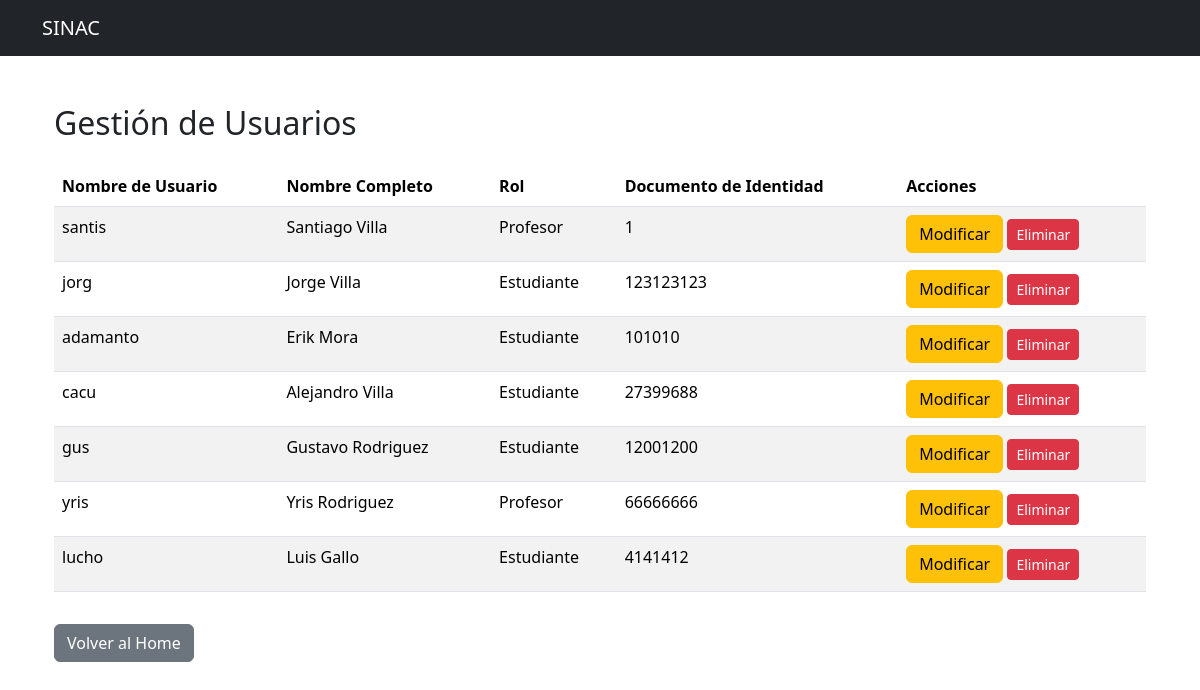
Page /usuarios/ (signed in) on the earlier database version.
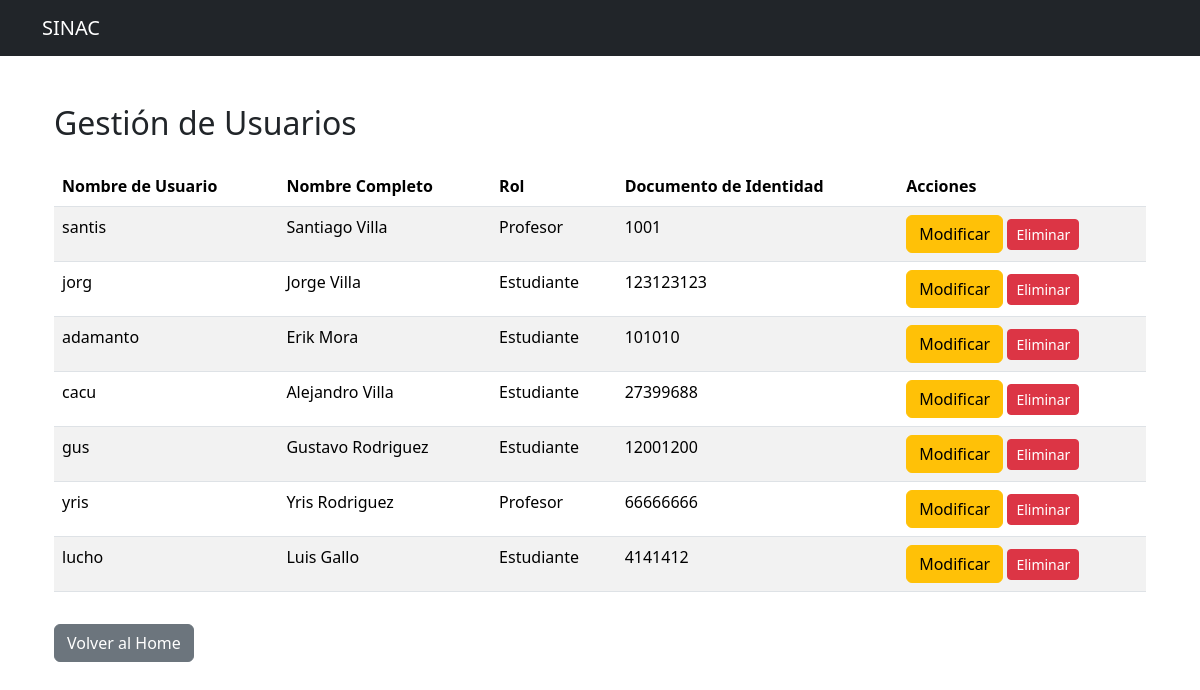
Same page on the later database version.
### SINAC/models.py (models this page shows, shortened)
class Usuario(AbstractUser):
    ADMINISTRADOR = 'ADMINISTRADOR'
    ESTUDIANTE = 'ESTUDIANTE'
    PROFESOR = 'profesor'
    ROLES = [
        (ADMINISTRADOR, 'Administrador'),
        (ESTUDIANTE, 'Estudiante'),
        (PROFESOR, 'Profesor'),
    ]
    rol = models.CharField(max_length=20, choices=ROLES, default=ESTUDIANTE)

class Profesor(models.Model):
    usuario = models.OneToOneField(Usuario, on_delete=models.CASCADE)
    direccion = models.CharField(max_length=255)
    fecha_nacimiento = models.DateField()
    telefono = models.CharField(max_length=15)
    documento = models.CharField(max_length=20, unique=True)
    email = models.EmailField(unique=True)

### SINAC/views.py (the view)
# urls.py: path('usuarios/', lista_usuarios, name='lista_usuarios'),
@login_required
@user_passes_test(es_admin)
def lista_usuarios(request):
    usuarios = Usuario.objects.filter(is_superuser=False)
    return render(request, 'lista_usuarios.html', {'usuarios': usuarios})

### SINAC/views.py (called while the page is built)
def es_admin(user):
    return user.is_superuser

### templates/lista_usuarios.html (shortened to what this page needs)
{% extends 'base.html' %}
{% block content %}
<div class="container mt-5">
    <h2 class="mb-4">Gestión de Usuarios</h2>
    <table class="table table-striped">
        <thead>
            <tr>
                <th>Nombre de Usuario</th>
                <th>Nombre Completo</th>
                <th>Rol</th>
                <th>Documento de Identidad</th>
                <th>Acciones</th>
            </tr>
        </thead>
        <tbody>
            {% for usuario in usuarios %}
            <tr>
                <td>{{ usuario.username }}</td>
                <td>{{ usuario.first_name }} {{ usuario.last_name }}</td>
                <td>
                    {% if usuario.rol == 'ADMINISTRADOR' %}Administrador
                    {% elif usuario.rol == 'ESTUDIANTE' %}Estudiante
                    {% elif usuario.rol == 'profesor' %}Profesor
                    {% endif %}
                </td>
                <td>
                    {% if usuario.rol == 'ESTUDIANTE' %}
                        {{ usuario.estudiante.documento }}
                    {% elif usuario.rol == 'profesor' %}
                        {{ usuario.profesor.documento }}
                    {% else %}
                        N/A
                    {% endif %}
                </td>
                <td>
                    <a href="{% url 'modificar_usuario' usuario.id %}" class="btn btn-warning">Modificar</a>
                    <a href="{% url 'eliminar_usuario' usuario.id %}" class="btn btn-danger btn-sm">
                        Eliminar
                    </a>
                </td>
            </tr>
            {% endfor %}
        </tbody>
    </table>
    <a href="{% url 'home_admin' %}" class="btn btn-secondary mt-3">Volver al Home</a>
</div>
{% endblock %}

Differences in the rows shown:
changed Usuario "santis": profesor.documento "1" → "1001"
